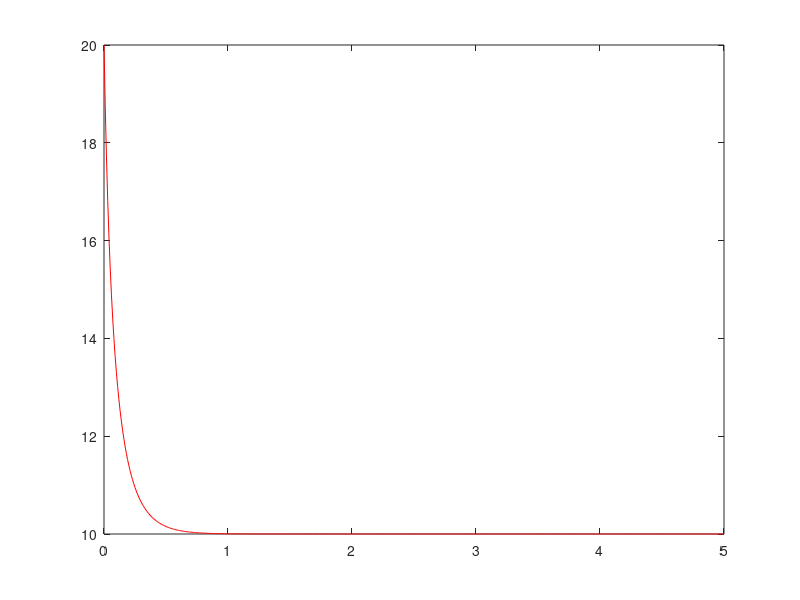

This figure's MATLAB source: (Note: this script raises an error after producing the figure.)
clear all;
dt=.01;
tend=5;
t=0:dt:tend;
% % % % % % % % % % % % % % % % % % % % % % % % % % % % % % % % % % % % % %
% Exact solution
PEx=200./(20-10*exp(-7*t));
% subplot(2,2,1)
plot(t,PEx,'r');
% % % % % % % % % % % % % % % % % % % % % % % % % % % % % % % % % % % % % %
% Explicit Euler Method
dt=[1,1/2,1/4,1/8];
tend=5;
fp=@(p)(7*(1-p/10)*p);
% subplot(2,2,2)
PE=@(t)(200./(20-10*exp(-7*t)));
for j=1:length(dt)
    t=0:dt(j):5;
    fE=expEuler(fp,20,dt(j),tend);
    PEx=PE(t);
    E(j)=sqrt(dt(j)/5*sum((fE-PEx).^2));
    plot(t,fE,'b');
    hold on;
end
plot(t,PEx,'r');
set(gcf,'color','w');
% % % % % % % % % % % % % % % % % % % % % % % % % % % % % % % % % % % % % %
% Method of Heun
dt=[1,1/2,1/4,1/8];
tend=5;
fp=@(p)(7*(1-p/10)*p);
% subplot(2,2,3)
PE=@(t)(200./(20-10*exp(-7*t)));
for j=1:length(dt)
    t=0:dt(j):5;
    fH=Heun(fp,20,dt(j),tend);
    PEx=PE(t);
    E(j)=sqrt(dt(j)/5*sum((fH-PEx).^2));
    plot(t,fH,'b');
    hold on;
end
plot(t,PEx,'r');
set(gcf,'color','w');
% % % % % % % % % % % % % % % % % % % % % % % % % % % % % % % % % % % % % %
% implicit Euler method
dt=[1/2,1/4,1/8,1/16,1/32];
tend=5;
fp=@(p)(7*(1-p/10)*p);
% subplot(2,2,4)
PE=@(t)(200./(20-10*exp(-7*t)));
for j=1:length(dt)
    t=0:dt(j):5;
    fI=imEuler(fp,20,dt(j),tend);
    PEx=PE(t);
    E(j)=sqrt(dt(j)/5*sum((fI-PEx).^2));
    plot(t,fI,'b');
    hold on;
end
plot(t,PEx,'r');
set(gcf,'color','w');
% % % % % % % % % % % % % % % % % % % % % % % % % % % % % % % % % % % % % %
% second order Adams-Moulton method
dt=[1/4,1/8,1/16,1/32];
tend=5;
fp=@(p)(7*(1-p/10)*p);
% subplot(2,2,2)
PE=@(t)(200./(20-10*exp(-7*t)));
for j=1:length(dt)
    t=0:dt(j):5;
    fA=Adams(fp,20,dt(j),tend);
    PEx=PE(t);
    E(j)=sqrt(dt(j)/5*sum((fA-PEx).^2));
    plot(t,fA,'b');
    hold on;
end
plot(t,PEx,'r');
set(gcf,'color','w');
% % % % % % % % % % % % % % % % % % % % % % % % % % % % % % % % % % % % % %
% Linearisation 1
dt=[1/2,1/4,1/8,1/16,1/32];
tend=5;
fp=@(p)(7*(1-p/10)*p);
% subplot(2,2,2)
PE=@(t)(200./(20-10*exp(-7*t)));
for j=1:length(dt)
    t=0:dt(j):5;
    fL1=Linear1(20,dt(j),tend);
    PEx=PE(t);
    E(j)=sqrt(dt(j)/5*sum((fL1-PEx).^2));
    plot(t,fL1,'b');
    hold on;
end
plot(t,PEx,'r');
set(gcf,'color','w');
% % % % % % % % % % % % % % % % % % % % % % % % % % % % % % % % % % % % % %
% Linearisation 2
dt=[1/2,1/4,1/8,1/16,1/32,1/64,1/128,1/256,1/512];
tend=5;
fp=@(p)(7*(1-p/10)*p);
% subplot(2,2,2)
PE=@(t)(200./(20-10*exp(-7*t)));
for j=1:length(dt)
    t=0:dt(j):5;
    fL2=Linear2(20,dt(j),tend);
    PEx=PE(t);
    E(j)=sqrt(dt(j)/5*sum((fL2-PEx).^2));
    plot(t,fL2,'b');
    hold on;
end
plot(t,PEx,'r');
set(gcf,'color','w');
